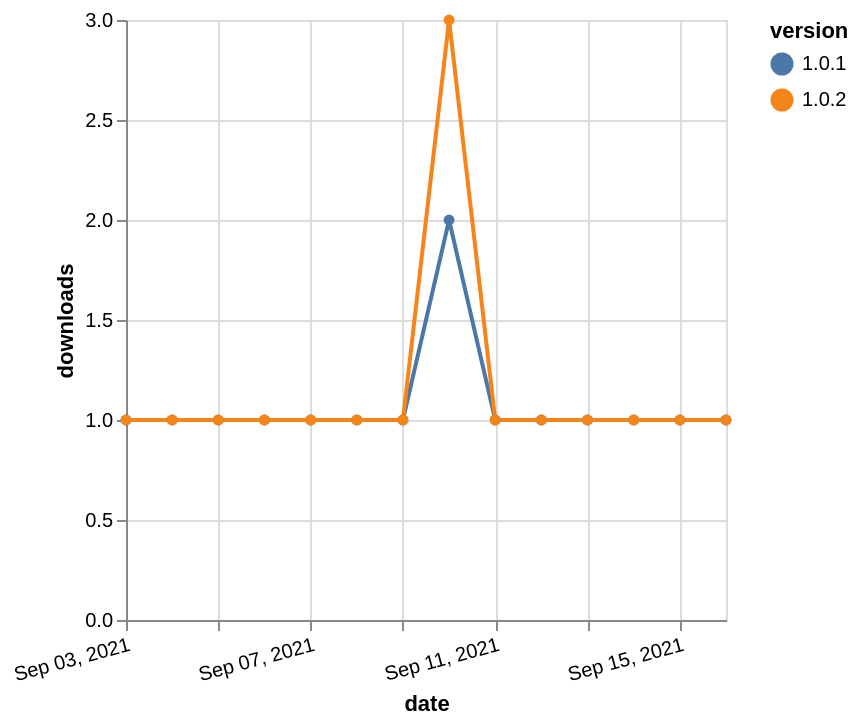

This figure's Vega-Lite source:
### Vega-Lite specification from a JSON file in a GitHub repository (floating-point values rounded to 4 significant figures)
{"$schema": "https://vega.github.io/schema/vega-lite/v5.json", "description": "A simple bar chart with embedded data.", "data": {"values": [{"date": "2021-09-03", "total": 142, "delta": 1, "version": "1.0.1"}, {"date": "2021-09-04", "total": 143, "delta": 1, "version": "1.0.1"}, {"date": "2021-09-05", "total": 144, "delta": 1, "version": "1.0.1"}, {"date": "2021-09-06", "total": 145, "delta": 1, "version": "1.0.1"}, {"date": "2021-09-07", "total": 146, "delta": 1, "version": "1.0.1"}, {"date": "2021-09-08", "total": 147, "delta": 1, "version": "1.0.1"}, {"date": "2021-09-09", "total": 148, "delta": 1, "version": "1.0.1"}, {"date": "2021-09-10", "total": 150, "delta": 2, "version": "1.0.1"}, {"date": "2021-09-11", "total": 151, "delta": 1, "version": "1.0.1"}, {"date": "2021-09-12", "total": 152, "delta": 1, "version": "1.0.1"}, {"date": "2021-09-13", "total": 153, "delta": 1, "version": "1.0.1"}, {"date": "2021-09-14", "total": 154, "delta": 1, "version": "1.0.1"}, {"date": "2021-09-15", "total": 155, "delta": 1, "version": "1.0.1"}, {"date": "2021-09-16", "total": 156, "delta": 1, "version": "1.0.1"}, {"date": "2021-09-03", "total": 223, "delta": 1, "version": "1.0.2"}, {"date": "2021-09-04", "total": 224, "delta": 1, "version": "1.0.2"}, {"date": "2021-09-05", "total": 225, "delta": 1, "version": "1.0.2"}, {"date": "2021-09-06", "total": 226, "delta": 1, "version": "1.0.2"}, {"date": "2021-09-07", "total": 227, "delta": 1, "version": "1.0.2"}, {"date": "2021-09-08", "total": 228, "delta": 1, "version": "1.0.2"}, {"date": "2021-09-09", "total": 229, "delta": 1, "version": "1.0.2"}, {"date": "2021-09-10", "total": 232, "delta": 3, "version": "1.0.2"}, {"date": "2021-09-11", "total": 233, "delta": 1, "version": "1.0.2"}, {"date": "2021-09-12", "total": 234, "delta": 1, "version": "1.0.2"}, {"date": "2021-09-13", "total": 235, "delta": 1, "version": "1.0.2"}, {"date": "2021-09-14", "total": 236, "delta": 1, "version": "1.0.2"}, {"date": "2021-09-15", "total": 237, "delta": 1, "version": "1.0.2"}, {"date": "2021-09-16", "total": 238, "delta": 1, "version": "1.0.2"}]}, "width": "container", "mark": {"type": "line", "point": {"filled": true}}, "encoding": {"x": {"field": "date", "type": "temporal", "timeUnit": "yearmonthdate", "title": "date", "axis": {"labelAngle": -15}}, "y": {"field": "delta", "type": "quantitative", "title": "downloads"}, "color": {"field": "version", "type": "nominal"}, "tooltip": {"field": "delta"}}}
